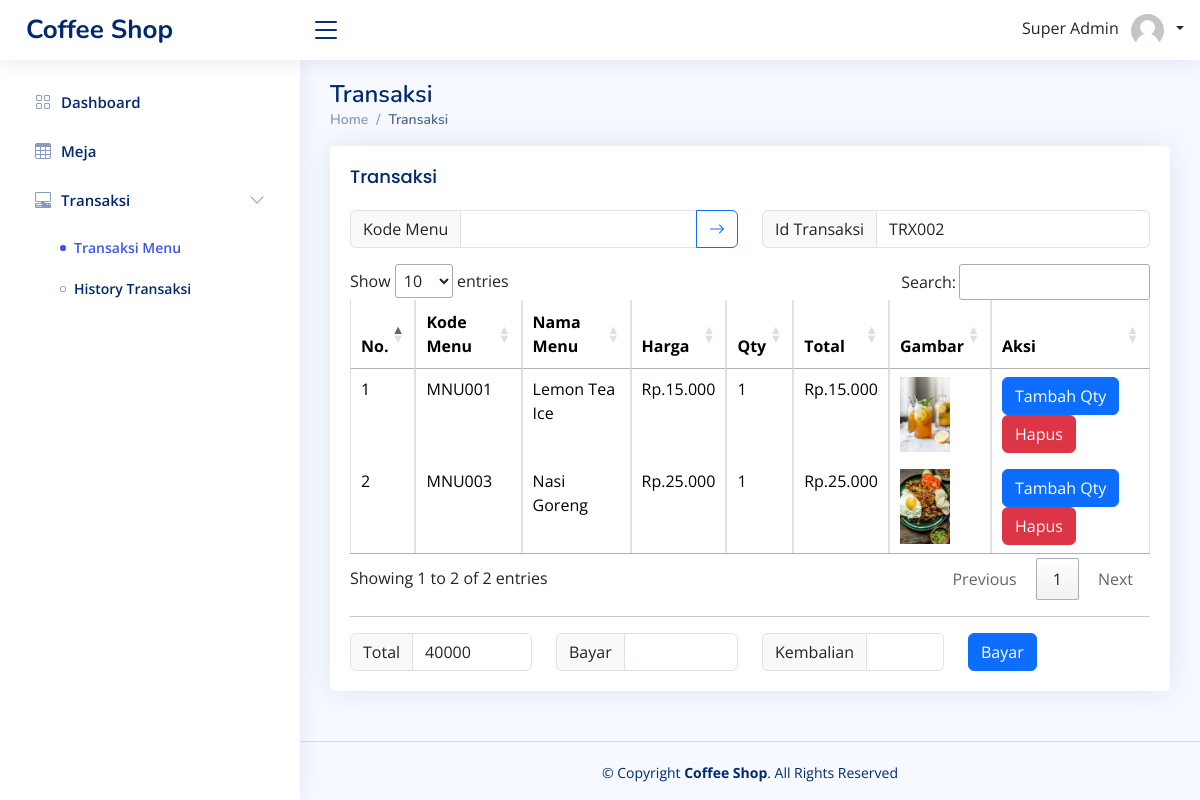
The app's page /index_kasir.php?page=transaksi (signed in) with its own data.
### tables this page shows
CREATE TABLE `tkeranjang` (
  `id` int(11) NOT NULL,
  `id_transaksi` varchar(255) NOT NULL,
  `kode_menu` varchar(255) NOT NULL,
  `qty` int(11) NOT NULL,
  `total` int(11) NOT NULL
);

CREATE TABLE `t_menu` (
  `id_menu` int(11) NOT NULL,
  `kode_menu` varchar(255) NOT NULL,
  `gambar` varchar(255) NOT NULL,
  `nama_menu` varchar(255) NOT NULL,
  `id_kategori` int(11) NOT NULL,
  `deskripsi` text NOT NULL,
  `stock` int(11) NOT NULL,
  `harga` int(11) NOT NULL
);

### function/view-query.php (called while the page is built, shortened)
<?php
function getKeranjang($idTransaksi, $kodeMenu = null)
{
    $conn = connection();
    if ($kodeMenu) {
        $query = "SELECT * FROM tkeranjang JOIN t_menu ON tkeranjang.kode_menu = t_menu.kode_menu WHERE tkeranjang.kode_menu = '$kodeMenu' AND tkeranjang.id_transaksi = '$idTransaksi'";
    } else {
        $query = "SELECT tkeranjang.*, t_menu.nama_menu, t_menu.harga, t_menu.gambar FROM tkeranjang JOIN t_menu ON tkeranjang.kode_menu = t_menu.kode_menu WHERE tkeranjang.id_transaksi = '$idTransaksi'";
    }
    $result = mysqli_query($conn, $query);
    return $result;
}

### pages-kasir/transaksi/index_kasir.php (the view, shortened to what this page needs)
<?php
include('function/view-query.php');
$idTransaksi = genereteCodeTransaksi();
$keranjang = getKeranjang($idTransaksi);
$kodeMenu = '';
$total = 0;
foreach ($keranjang as $key => $value) {
    $total += $value['total'];
}
if ($total < 0 || $total == 0) {
    $disabled = 'disabled';
} else {
    $disabled = '';
}
?>
<main id="main" class="main">
    <div class="pagetitle">
        <h1>Transaksi</h1>
        <nav>
            <ol class="breadcrumb">
                <li class="breadcrumb-item"><a href="index.html">Home</a></li>
                <li class="breadcrumb-item active">Transaksi</li>
            </ol>
        </nav>
    </div>
    <section class="section">
        <div class="row">
            <div class="col-lg-12">
                <div class="card">
                    <div class="card-body">
                        <h5 class="card-title">Transaksi</h5>
                        <div class="row mb-3">
                            <div class="col-lg-6">
                                <div class="input-group">
                                    <label class="input-group-text">Kode Menu</label>
                                    <input type="text" class="form-control" value="<?= $kodeMenu ?>" readonly>
                                    <button class="btn btn-outline-primary" type="button" title="Pilih Menu" data-bs-toggle="modal" data-bs-target="#modalMenu">
                                        <i class="bi bi-arrow-right"></i>
                                    </button>
                                </div>
                            </div>
                            <div class="col-lg-6">
                                <div class="input-group">
                                    <label class="input-group-text">Id Transaksi</label>
                                    <input type="text" class="form-control" id="id_transaksi" value="<?= $idTransaksi ?>" readonly>
                                </div>
                            </div>
                        </div>
                        <table class="table table-bordered" id="table-menu">
                            <thead>
                                <tr>
                                    <th>No.</th>
                                    <th>Kode Menu</th>
                                    <th>Nama Menu</th>
                                    <th>Harga</th>
                                    <th>Qty</th>
                                    <th>Total</th>
                                    <th>Gambar</th>
                                    <th>Aksi</th>
                                </tr>
                            </thead>
                            <tbody>
                                <?php
                                if (empty($keranjang)) { ?>
                                    <tr>
                                        <td colspan="8" class="text-center">Tidak ada data</td>
                                    </tr>
                                    <?php } else {
                                    foreach ($keranjang as $key => $value) { ?>
                                        <tr>
                                            <td><?= $key + 1 ?></td>
                                            <td><?= $value['kode_menu'] ?></td>
                                            <td><?= $value['nama_menu'] ?></td>
                                            <td>Rp.<?= number_format($value['harga'], 0, ',', '.') ?></td>
                                            <td><?= $value['qty'] ?></td>
                                            <td>Rp.<?= number_format($value['total'], 0, ',', '.') ?></td>
                                            <td>
                                                <img src="public/img/product/<?= $value['gambar'] ?>" width="50px">
                                            </td>
                                            <td>
                                                <button type="button" class="btn btn-primary" onclick="modalQty(<?= $value['id'] ?>)">
                                                    Tambah Qty
                                                </button>
                                                <a href="logic/keranjang/delete.php?id=<?= $value['id'] ?>" onclick="javascript:return confirm('Hapus Data Keranjang ?');">
                                                    <button type="button" class="btn btn-danger">
                                                        Hapus
                                                    </button>
                                                </a>
                                            </td>
                                        </tr>
                                <?php }
                                }
                                ?>
                            </tbody>
                        </table>
                        <hr>
                        <div class="row">
                            <div class="col-lg-3">
                                <div class="input-group">
                                    <label class="input-group-text">Total</label>
                                    <input type="text" class="form-control" id="total" value="<?= $total ?>" readonly>
                                </div>
                            </div>
                            <div class="col-lg-3">
                                <div class="input-group">
                                    <label class="input-group-text">Bayar</label>
                                    <input type="text" class="form-control" id="bayar" onkeyup="kembalian()" oninput="this.value = this.value.replace(/[^0-9.]/g, '').replace(/(\..*)\./g, '$1');">
                                </div>
                            </div>
                            <div class="col-lg-3">
                                <div class="input-group">
                                    <label class="input-group-text">Kembalian</label>
                                    <input type="text" class="form-control" id="kembalian" readonly>
                                </div>
                            </div>
                            <div class="col-lg-3">
                                <div class="input-group">
                                    <button class="btn btn-primary" type="button" onclick="bayar()" <?= $disabled ?>>Bayar</button>
                                </div>
                            </div>
                        </div>
                    </div>
                </div>
            </div>
        </div>
    </section>
</main>

### assets/css/style.css (style rules this page uses)
:root { scroll-behavior: smooth; }
body { font-family: "Open Sans", sans-serif; background: #f6f9ff; color: #444444; }
a { color: #4154f1; text-decoration: none; }
h1, h2, h3, h4, h5, h6 { font-family: "Nunito", sans-serif; }
#main { margin-top: 60px; padding: 20px 30px; transition: all 0.3s; }
.pagetitle { margin-bottom: 10px; }
.pagetitle h1 { font-size: 24px; margin-bottom: 0; font-weight: 600; color: #012970; }
.card { margin-bottom: 30px; border: none; border-radius: 5px; box-shadow: 0px 0 30px rgba(1, 41, 112, 0.1); }
.card-title { padding: 20px 0 15px 0; font-size: 18px; font-weight: 500; color: #012970; font-family: "Poppins", sans-serif; }
.card-body { padding: 0 20px 20px 20px; }
.breadcrumb { font-size: 14px; font-family: "Nunito", sans-serif; color: #899bbd; font-weight: 600; }
.breadcrumb a { color: #899bbd; transition: 0.3s; }
.breadcrumb .breadcrumb-item::before { color: #899bbd; }
.breadcrumb .active { color: #51678f; font-weight: 600; }
@media (min-width: 1200px) { #main, #footer { margin-left: 300px; } }

### records on screen
tkeranjang: kode_menu "MNU001", t_menu.nama_menu "Lemon Tea Ice", t_menu.harga "15.000", qty "1", total "15.000", t_menu.gambar (picture)
tkeranjang: kode_menu "MNU003", t_menu.nama_menu "Nasi Goreng", t_menu.harga "25.000", qty "1", total "25.000", t_menu.gambar (picture)

### other values on screen
$_SESSION['nama_user'] "Super Admin"
